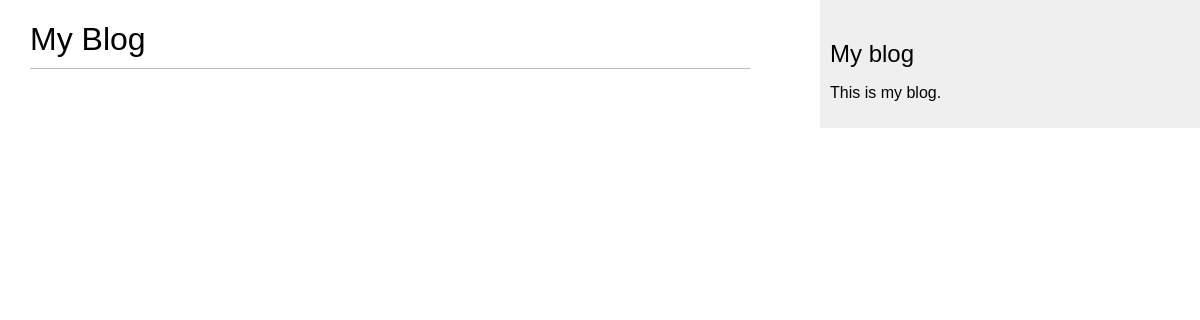
The page /blog/ on the database as committed earlier.
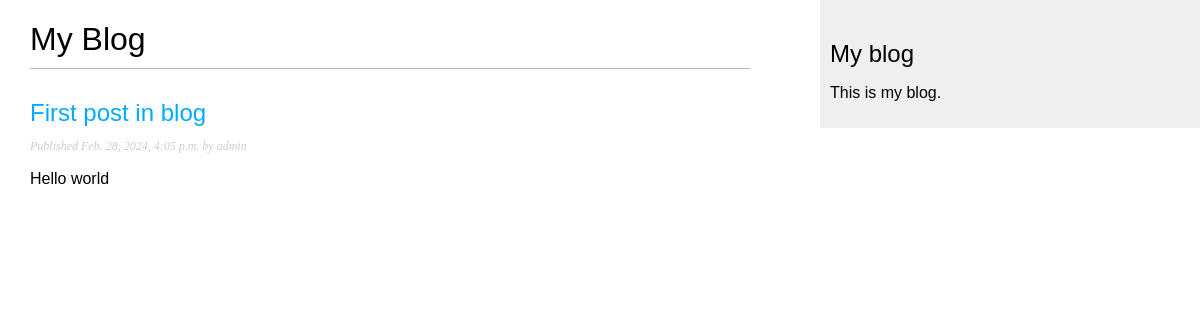
The same page on the database as committed later.
### blog/models.py (models this page shows, shortened)
class Post(models.Model):
    class Status(models.TextChoices):
        DRAFT = 'DF', 'Draft'
        PUBLISHED = 'PB', 'Published'
    title = models.CharField(max_length=250)
    slug = models.SlugField(max_length=250)
    author = models.ForeignKey(User, on_delete=models.CASCADE, related_name='blog_posts')
    body = models.TextField()
    publish = models.DateTimeField(default=timezone.now)
    created = models.DateTimeField(auto_now_add=True)
    updated = models.DateTimeField(auto_now=True)
    status = models.CharField(max_length=2, choices=Status.choices, default=Status.DRAFT)
    objects = models.Manager()
    published = PublishedManager()
    class Meta:
        ordering = ['-publish']
        indexes = [
            models.Index(fields=['-publish'])
        ]

### blog/views.py (the view)
# urls.py: path('', views.post_list, name='post_list'),
def post_list(request):
    posts = Post.published.all()
    return render(request,
                  'blog/post/list.html',
                  {'posts': posts})

### blog/models.py (called while the page is built)
    def get_queryset(self):
        return super().get_queryset() \
            .filter(status=Post.Status.PUBLISHED)

### blog/templates/blog/post/list.html (shortened to what this page needs)
{% extends "blog/base.html" %}
{% block content %}
    <h1>My Blog</h1>
    {% for post in posts %}
        <h2>
            <a href="{% url 'blog:post_detail' post.id %}">
                {{ post.title }}
            </a>
        </h2>
        <p class="date">
            Published {{ post.publish }} by {{ post.author }}
        </p>
        {{ post.body|truncatewords:30|linebreaks }}
    {% endfor %}
{% endblock %}

Rows that differ between the two databases and show on the page:
now on this page (row edited): Post: title "First post in blog", publish "Feb. 28, 2024, 4:05 p.m.", author "admin", body "Hello world"
